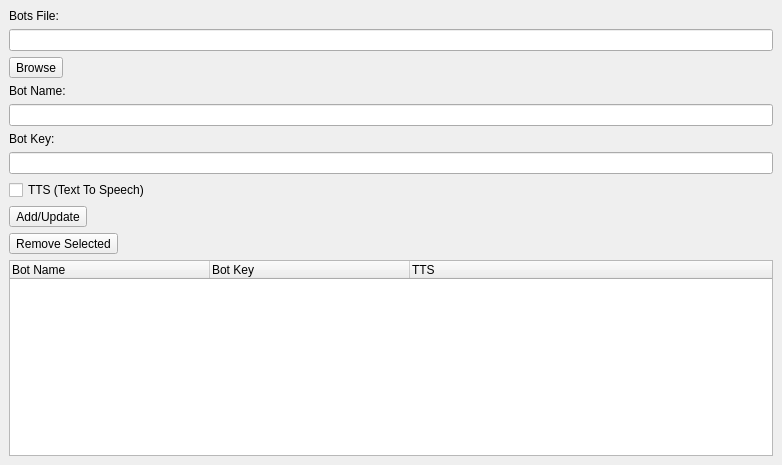
<?xml version="1.0" encoding="UTF-8"?>
<ui version="4.0">
 <class>botsetupui</class>
 <widget class="QMainWindow" name="botsetupui">
  <property name="geometry">
   <rect>
    <x>0</x>
    <y>0</y>
    <width>782</width>
    <height>465</height>
   </rect>
  </property>
  <property name="windowTitle">
   <string>Bot Setup</string>
  </property>
  <widget class="QWidget" name="centralwidget">
   <layout class="QVBoxLayout" name="verticalLayout">
    <item>
     <widget class="QLabel" name="botsFileLabel">
      <property name="text">
       <string>Bots File:</string>
      </property>
     </widget>
    </item>
    <item>
     <widget class="QLineEdit" name="botsFileEdit"/>
    </item>
    <item>
     <widget class="QToolButton" name="botsFileBrowse">
      <property name="text">
       <string>Browse</string>
      </property>
     </widget>
    </item>
    <item>
     <widget class="QLabel" name="botNameLabel">
      <property name="text">
       <string>Bot Name:</string>
      </property>
     </widget>
    </item>
    <item>
     <widget class="QLineEdit" name="botNameEdit"/>
    </item>
    <item>
     <widget class="QLabel" name="botKeyLabel">
      <property name="text">
       <string>Bot Key:</string>
      </property>
     </widget>
    </item>
    <item>
     <widget class="QLineEdit" name="botKeyEdit"/>
    </item>
    <item>
     <widget class="QCheckBox" name="tts">
      <property name="text">
       <string>TTS (Text To Speech)</string>
      </property>
     </widget>
    </item>
    <item>
     <widget class="QToolButton" name="botAddButton">
      <property name="text">
       <string>Add/Update</string>
      </property>
     </widget>
    </item>
    <item>
     <widget class="QToolButton" name="botRemoveButton">
      <property name="text">
       <string>Remove Selected</string>
      </property>
     </widget>
    </item>
    <item>
     <widget class="QTreeWidget" name="bots">
      <property name="indentation">
       <number>0</number>
      </property>
      <attribute name="headerMinimumSectionSize">
       <number>200</number>
      </attribute>
      <attribute name="headerDefaultSectionSize">
       <number>200</number>
      </attribute>
      <column>
       <property name="text">
        <string>Bot Name</string>
       </property>
      </column>
      <column>
       <property name="text">
        <string>Bot Key</string>
       </property>
      </column>
      <column>
       <property name="text">
        <string>TTS</string>
       </property>
      </column>
     </widget>
    </item>
   </layout>
  </widget>
 </widget>
 <resources/>
 <connections/>
</ui>
